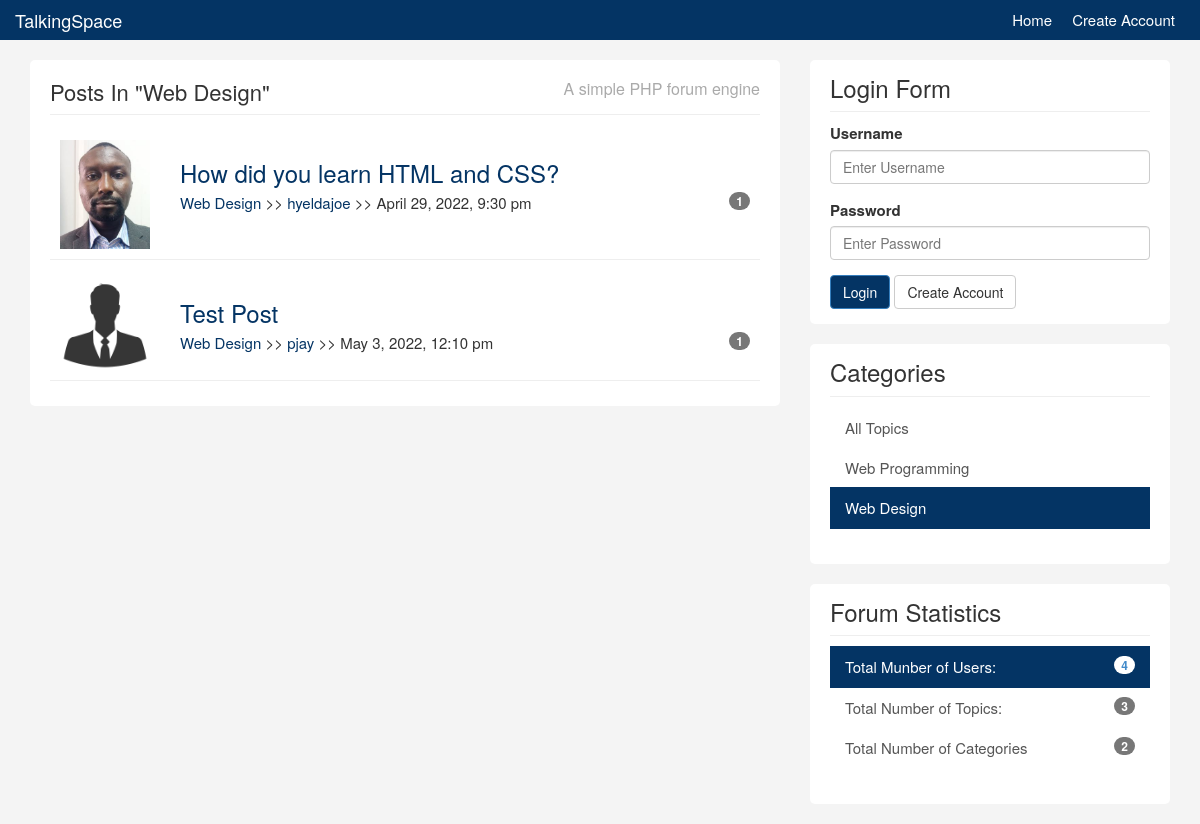
The app's page /topics.php?category=2 with its own data.
### tables this page shows
CREATE TABLE IF NOT EXISTS `topics` (
  `id` int NOT NULL AUTO_INCREMENT,
  `category_id` int NOT NULL,
  `user_id` int NOT NULL,
  `title` varchar(255) NOT NULL,
  `body` text NOT NULL,
  `last_activity` datetime NOT NULL,
  `create_date` timestamp NOT NULL DEFAULT CURRENT_TIMESTAMP,
  PRIMARY KEY (`id`)
);

CREATE TABLE IF NOT EXISTS `users` (
  `id` int NOT NULL AUTO_INCREMENT,
  `name` varchar(100) NOT NULL,
  `email` varchar(100) NOT NULL,
  `avatar` varchar(100) NOT NULL,
  `username` varchar(10) NOT NULL,
  `password` varchar(64) NOT NULL,
  `about` text NOT NULL,
  `last_activity` datetime NOT NULL,
  `join_date` timestamp NOT NULL DEFAULT CURRENT_TIMESTAMP,
  PRIMARY KEY (`id`)
);

CREATE TABLE IF NOT EXISTS `categories` (
  `id` int NOT NULL AUTO_INCREMENT,
  `name` varchar(100) NOT NULL,
  `description` text NOT NULL,
  PRIMARY KEY (`id`)
);

### libraries/Template.php (called while the page is built, shortened)
<?php
class Template {
    protected $template;
    public function __construct($template)
    {
        $this->template = $template;
    }
    public function __toString(){
        include basename($this->template);
        return ob_get_clean();
    }
}
?>

### libraries/Database.php (called while the page is built, shortened)
<?php
class Database {
    private $host = DB_HOST;
    private $user = DB_USER;
    private $pass = DB_PASS;
    private $dbname = DB_NAME;
    private $dbh;
    private $stmt;
    public function __construct() {
        $dsn = 'mysql:host=' .$this->host . ';dbname='  . $this->dbname;
        $options = array (
            PDO::ATTR_PERSISTENT => true,
            PDO::ATTR_ERRMODE => PDO::ERRMODE_EXCEPTION
        );
        try{
            $this->dbh = new PDO ($dsn, $this->user, $this->pass, $options);
        }
        catch(PDOException $e){
            $this->error = $e->getMessage();
        }
    }
    public function query($query){
        $this->stmt = $this->dbh->prepare($query);
    }
    public function bind($param, $value, $type = null){
        if (is_null ( $type )) {
            switch(true){
                    default :
                    $type = PDO::PARAM_STR;
            }
        }
        $this->stmt->bindValue ($param, $value, $type);
    }
    public function execute(){
        return $this->stmt->execute();
    }
    public function resultset(){
        $this->execute();
        return $this->stmt->fetchAll (PDO::FETCH_OBJ);
    }
    public function rowCount(){
        return $this->stmt->rowCount();
    }
}
?>

### libraries/Topic.php (called while the page is built, shortened)
<?php
class Topic{
	private $db;
	 public function __construct(){
		$this->db = new Database;
	 }
	public function getByCategory($category_id){
		$this->db->query("SELECT topics.*, categories.*, users.username, users.avatar FROM topics
						INNER JOIN categories
						ON topics.category_id = categories.id
						INNER JOIN users
						ON topics.user_id=users.id
						WHERE topics.category_id = :category_id
		");
		$this->db->bind(':category_id', $category_id);
		$results = $this->db->resultset();
		return $results;
	}
	public function getTotalTopics(){
		$this->db->query('SELECT * FROM topics');
		return $this->db->rowCount();
	}
	public function getTotalCategories(){
		$this->db->query('SELECT * FROM categories');
		return $this->db->rowCount();
	}
	public function getCategory($category_id){
		$this->db->query("SELECT * FROM categories WHERE id = :category_id
		");
		$this->db->bind(':category_id', $category_id);
		$row = $this->db->single();
		return $row;
	}
}

### helpers/format_helper.php (called while the page is built)
<?php
function formatDate($date){
    $date = date("F j, Y, g:i a", strtotime($date));
    return $date;
}
function urlFormat($str){
    $str = preg_replace('/\s*/', '', $str);
    $str = strtolower($str);
    return $str;
}
function is_active($category){
    if(isset($_GET['category'])){
        if($_GET['category'] == $category){
            return 'active';
        }else{
            return '';
        }
    }else {
        if($category == null){
            return 'active';
        }
    }
}
?>

### helpers/db_helper.php (called while the page is built, shortened)
<?php
function replyCount($topic_id){
$db = new Database;
$db->query('SELECT * FROM replies where topic_id = :topic_id');
$db->bind(':topic_id', $topic_id);
$rows = $db->resultset();
return $db->rowCount();
}
function getCategories(){
    $db = new Database;
    $db->query('SELECT * FROM categories');
    $results = $db->resultset();
    return $results;
}
?>

### helpers/system_helper.php (called while the page is built, shortened)
<?php
	function isLoggedIn(){
		if(isset($_SESSION['is_logged_in'])){
			return true;
		} else {
			return false;
		}
	}

### templates/topics.php (the view)
<?php include('includes/header.php'); ?>
<ul id="topics">
	<?php if($topics) : ?>
		<?php foreach($topics as $topic) : ?>
		<li class="topic">
			<div class="row">
				<div class="col-md-2">
					<img class="avatar pull-left" src="images/avatars/<?php echo $topic->avatar; ?>" />
				</div>
				<div class="col-md-10">
					<div class="topic-content pull-right">
						<h3><a href="topic.html"><?php echo $topic->title; ?></a></h3>
						<div class="topic-info">
							<a href="topics.php?category=<?php echo urlFormat($topic->category_id); ?>"><?php echo $topic->name; ?></a> >>
							<a href="topics.php?user=<?php echo urlFormat($topic->user_id); ?>"><?php echo $topic->username; ?></a> >>
							<?php echo formatDate($topic->create_date); ?>
							<span class="badge pull-right"><?php echo replyCount($topic->id); ?></span>
						</div>
					</div>
				</div>
			</div>
		</li>
		<?php endforeach ; ?>
						</ul>
	<?php else : ?>
		<p>No Topics To Display</p>
	<?php endif; ?>
<?php include('includes/footer.php'); ?>

### templates/includes/footer.php
</div>
				</div>
			</div>
			<div class="col-md-4">
				<div class="sidebar">
					<div class="block">
						<h3>Login Form</h3>
						<?php if(isLoggedIn())  :  ?>
							<div class="userdate">
								Welcome, <?php echo getUser()['username'];  ?>
							</div>
							<br>
							<form role="form" method="post" action="logout.php">
								<input type="submit" name="do_logout" class="btn btn-primary" value="Log Out">
							</form>
							<?php else: ?>
						<form role="form"
						method="post" action="login.php">
						<div class="form-group">
							<label>Username</label>
							<input name="username" type="text" class="form-control" placeholder="Enter Username">
						</div>
						<div class="form-group">
							<label>Password</label>
							<input name="password" type="password" class="form-control" placeholder="Enter Password">
						</div>
						<button name="do_login" type="submit" class="btn btn-primary">Login</button> <a  class="btn btn-default" href="register.html"> Create Account</a>
					</form>
					<?php endif; ?>
					</div>
					<div class="block">
					<h3>Categories</h3>
					<div class="list-group">
					<a href="topics.php" class="list-group-item <?php echo is_active(null); ?>">All Topics <span class="badge pull-right"></span></a>
					<?php foreach(getCategories() as $category) : ?>
						<a href="topics.php?category=<?php echo $category->id; ?>" class="list-group-item <?php echo is_active($category->id); ?>"><?php echo $category->name; ?> </a>
					<?php endforeach; ?>
					</div>
				</div>
				<div class="block">
					<h3>Forum Statistics</h3>
					<div class="list-group">
						<a href="#" class="list-group-item active">Total Munber of Users: <span class="badge pull-right"><?php echo $totalUsers; ?></span></a>
						<a href="#" class="list-group-item">Total Number of Topics: <span class="badge pull-right"><?php echo $totalTopics; ?></span></a>
						<a href="#" class="list-group-item">Total Number of Categories<span class="badge pull-right"><?php echo $totalCategories; ?></span></a>
					</div>
				</div>
				</div>
			</div>
		</div>
    </div>
  </body>
</html>

### templates/css/custom.css (style rules this page uses)
body { padding-top: 60px; background:#f4f4f4; font-size:15px; }
a { color:#043464; }
ul { padding:0; margin:0; list-style:none; }
h3 { margin-bottom:5px; }
.block { background:#fff; border-radius:5px; padding: 15px 20px; margin-bottom:20px; }
.sidebar .block h3 { margin:0 0 10px 0; padding-bottom:10px; border-bottom:#eee solid 1px; }
.topic { border-bottom:#eee solid 1px; margin-bottom:10px; padding:10px; }
.topic-content { width:100%; }
img.avatar { width:100%; }
a.list-group-item.active, a.list-group-item.active:hover, a.list-group-item.active:focus { background:#043464; border-radius:0; }
.list-group-item { border:0 }
.btn-primary { background:#043464; }

### records on screen
topics: user.avatar (picture), title "How did you learn HTML and CSS?", category.name "Web Design", user.username "hyeldajoe", create_date "April 29, 2022, 9:30 pm", id "1"
topics: user.avatar (picture), title "Test Post", category.name "Web Design", user.username "pjay", create_date "May 3, 2022, 12:10 pm", id "1"
categories: name "Web Programming"
categories: name "Web Design"

### other values on screen
$title "Posts In \"Web Design\""
$totalUsers "4"
$totalTopics "3"
$totalCategories "2"
